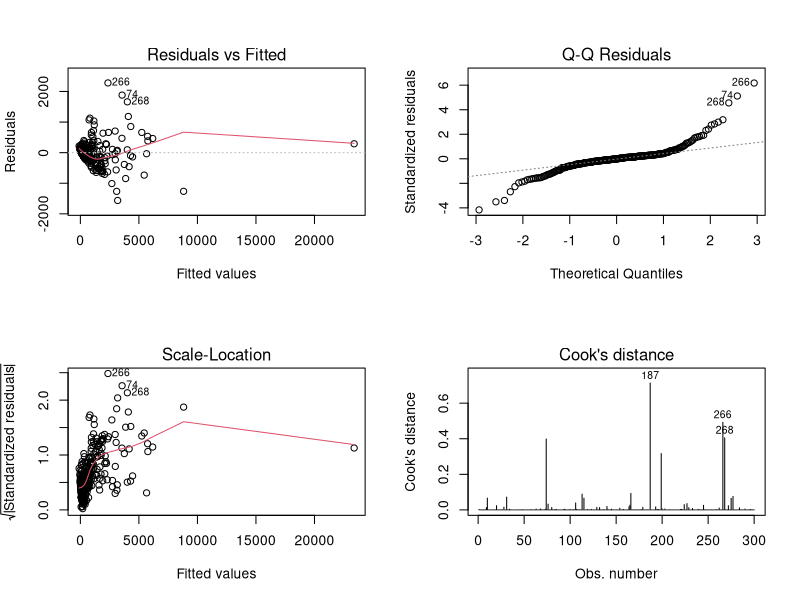
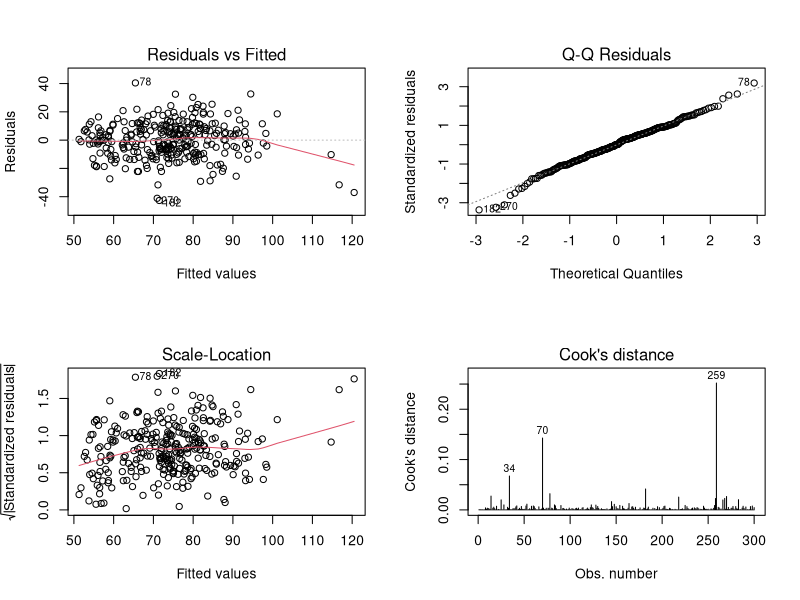
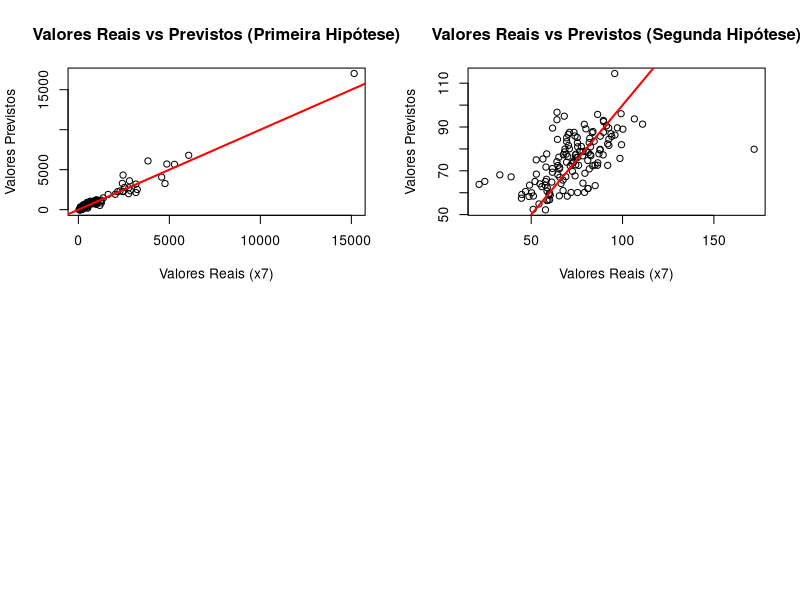
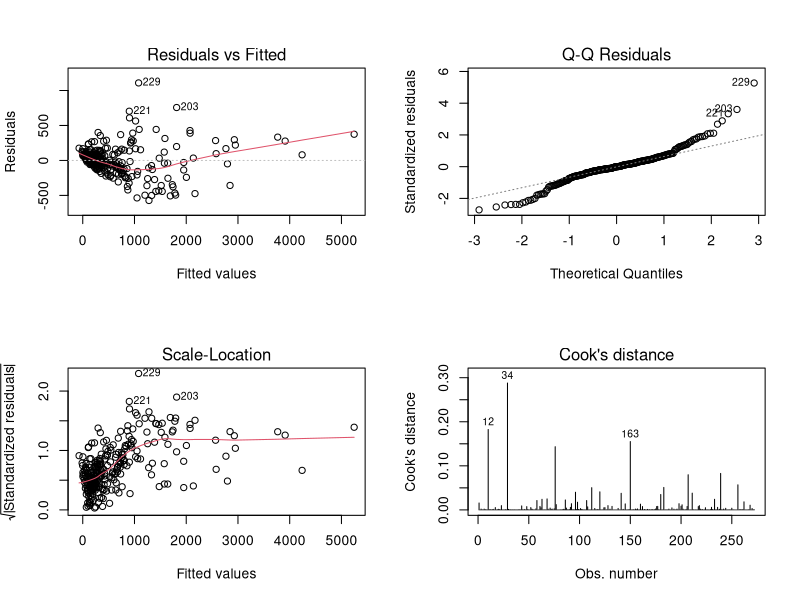
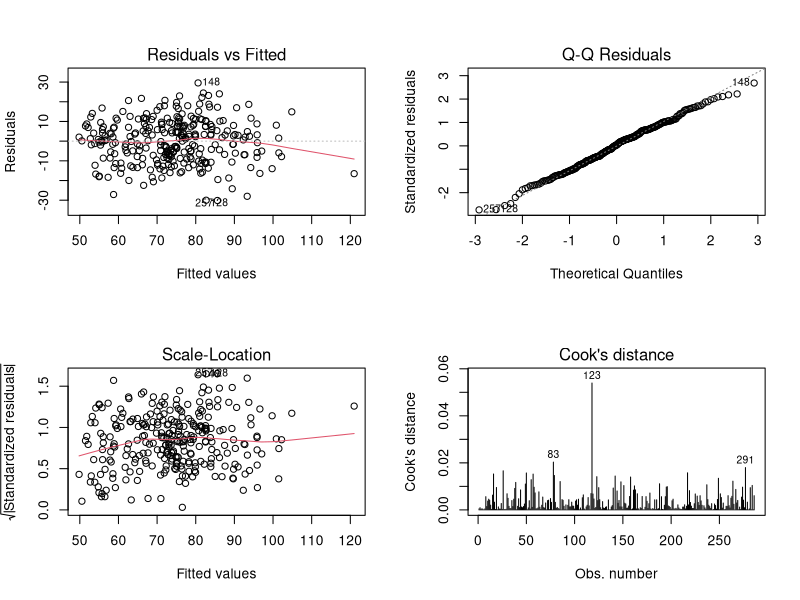

Reproduce these figures in R, in order.
## ---- chunk 1

library(ggplot2)
library(tidyverse)
library(openxlsx)
library(readxl)
library(corrplot)
library(leaps) # Usado no método BACKWARD
library(car)
library(lmtest)



#setwd("C:/Users/Helio/OneDrive/Documents/Analise_regressao_linear/trabalho")

database <- read.xlsx("dados_amostra.xlsx")

# Criar taxa de crimes por 100.000 habitantes
database$taxa_crimes <- database$x9 / database$x4 * 100000

# Transformando a variável (Região geográfica - x16) em factor, maneira do R trabalhar com Dummies
database$x16 <- as.factor(database$x16)

head(database)

## ---- chunk 2

# Removendo possíveis valores nulos
df_clean <- na.omit(database)


# Criando um dataframe para as análises

# PRIMEIRA HIPÓTESE
df_clean1 <- subset(df_clean, select = c(x7, x4, x8, x15))

# SEGUNDA HIPÓTESE
df_clean2 <- subset(df_clean, select = c(taxa_crimes, x5, x12, x14, x16))

# Trasnformando a variável Y
df_clean2$taxa_crimes_sqrt <- sqrt(df_clean2$taxa_crimes)
df_clean2$taxa_crimes <- NULL

## ---- chunk 3

modelo <- lm(x7 ~ x16, data= database)
summary(modelo)
## ---- chunk 4

# Modelo
modelo1 <- lm(x7 ~ x4 + x8 + x15, data= df_clean1)

diagnostico_modelo <- function(modelo){
  
  # 1) Resumo geral
  print(summary(modelo))
  
  # 2) Diagnóstico gráfico
  par(mfrow = c(2,2))
  plot(modelo, which = 1:4)
  
  # 3) Teste de Normalidade (Shapiro-Wilk)
  cat("\n--- Teste de Normalidade (Shapiro-Wilk) ---\n")
  shapiro_res <- shapiro.test(residuals(modelo))
  print(shapiro_res)
  if(shapiro_res$p.value > 0.05) {
    cat("Interpretação: Resíduos seguem distribuição normal (p > 0.05).\n")
  } else {
    cat("Interpretação: Resíduos NÃO seguem distribuição normal (p <= 0.05).\n")
  }
  
  # 4) Teste de Heterocedasticidade (Breusch-Pagan)
  cat("\n--- Teste de Heterocedasticidade (Breusch-Pagan) ---\n")
  bp_res <- lmtest::bptest(modelo)
  print(bp_res)
  if(bp_res$p.value > 0.05) {
    cat("Interpretação: Homocedasticidade confirmada (p > 0.05).\n")
  } else {
    cat("Interpretação: Heterocedasticidade detectada (p <= 0.05).\n")
  }
  
  # 5) Multicolinearidade (VIF)
  cat("\n--- Multicolinearidade (VIF) ---\n")
  tryCatch({
    vif_res <- car::vif(modelo)
    print(vif_res)
    if(any(vif_res > 10)) {
      cat("Interpretação: Problema severo de multicolinearidade (VIF > 10).\n")
    } else if(any(vif_res > 5)) {
      cat("Interpretação: Atenção à multicolinearidade (VIF entre 5 e 10).\n")
    } else {
      cat("Interpretação: Multicolinearidade sob controle (VIF < 5).\n")
    }
  }, error = function(e) {
    cat("VIF não aplicável ou erro na estrutura do modelo.\n")
  })
}

# Executar diagnóstico do modelo 1
diagnostico_modelo(modelo1)
## ---- chunk 5

# Modelo 2 
modelo2 <- lm(taxa_crimes_sqrt ~ x12 + x14 + x16, data= df_clean2)


# Executar diagnóstico do modelo 2
diagnostico_modelo(modelo2)
## ---- chunk 6


df_validacao <- read.xlsx("dados_validacao.xlsx")

# Criar taxa de crimes por 100.000 habitantes
df_validacao$taxa_crimes <- df_validacao$x9 / df_validacao$x4 * 100000


# Transformando a variável (Região geográfica - x16) em factor, maneira do R trabalhar com Dummies
df_validacao$x16 <- as.factor(df_validacao$x16)

# Trasnformando a variável Y (Segunda Hipótese)
df_validacao$taxa_crimes_sqrt <- sqrt(df_validacao$taxa_crimes)
df_validacao$taxa_crimes <- NULL

# Criando um dataframe para as análises
# PRIMEIRA HIPÓTESE
df_val1 <- subset(df_validacao, select = c(x7, x4, x8, x15))

# SEGUNDA HIPÓTESE
df_val2 <- subset(df_validacao, select = c(taxa_crimes_sqrt, x5, x12, x14, x16))

## ---- chunk 7


# Obter predições do treino e teste (para comparação)
previsoes_treino <- predict(modelo1, newdata = df_clean1) # treino
previsoes <- predict(modelo1, newdata = df_val1) # teste

# Função para calcular métricas
calcular_metricas <- function(reais, preditos) {
  mse <- mean((reais - preditos)^2)
  rmse <- sqrt(mse)
  mae <- mean(abs(reais - preditos))
  r2 <- 1 - (sum((reais - preditos)^2) / sum((reais - mean(reais))^2))
  return(c(MSE = mse, RMSE = rmse, MAE = mae, R2 = r2))
}

# Calcular métricas para os dois conjuntos
metricas_treino <- calcular_metricas(df_clean1$x7, previsoes_treino)
metricas_teste <- calcular_metricas(df_val1$x7, previsoes)

# Criar tabela comparativa
tabela_comparativa <- rbind(Treino = metricas_treino, Teste = metricas_teste)

# Exibir resultados
print(round(tabela_comparativa, 4))

# Visualização das predições vs Reais
plot(df_validacao$x7, previsoes, 
     main = "Valores Reais vs Previstos (Primeira Hipótese)",
     xlab = "Valores Reais (x7)", ylab = "Valores Previstos")
abline(0, 1, col = "red", lwd = 2) # Linha de perfeição
## ---- chunk 8


# Obter predições do treino e teste (para comparação)
previsoes_treino <- predict(modelo2, newdata = df_clean2) # treino
previsoes <- predict(modelo2, newdata = df_val2) # teste


# Calcular métricas para os dois conjuntos
metricas_treino <- calcular_metricas(df_clean2$taxa_crimes_sqrt, previsoes_treino)
metricas_teste <- calcular_metricas(df_val2$taxa_crimes_sqrt, previsoes)

# Criar tabela comparativa
tabela_comparativa <- rbind(Treino = metricas_treino, Teste = metricas_teste)

# Exibir resultados
print(round(tabela_comparativa, 4))


# Visualização das predições vs Reais
plot(df_validacao$taxa_crimes_sqrt, previsoes, 
     main = "Valores Reais vs Previstos (Segunda Hipótese)",
     xlab = "Valores Reais (x7)", ylab = "Valores Previstos")
abline(0, 1, col = "red", lwd = 2) # Linha de perfeição
## ---- chunk 9

# Ajuste o modelo original
modelo_orig <- lm(x7 ~ x4 + x8 + x15, data = df_clean1)

# Calcule a Distância de Cook
cooks_d <- cooks.distance(modelo_orig)

# Defina o ponto de corte (limiar)
# O critério 4/n é amplamente utilizado
limiar <- 4 / nrow(df_clean1)

# Identifique as observações que superam o limiar
pontos_influentes <- which(cooks_d > limiar)

# Crie o novo banco de dados removendo esses pontos
database_limpo <- df_clean1[-pontos_influentes, ]

# Rodar o modelo com os dados filtrados
modelo_sem_influentes <- lm(x7 ~ x4 + x8 + x15, data = database_limpo)


# Executar diagnóstico do modelo 
diagnostico_modelo(modelo_sem_influentes)
## ---- chunk 10

# Ajuste o modelo original
modelo_orig <- lm(taxa_crimes_sqrt ~ x12 + x14 + x16, data= df_clean2)

# Calcule a Distância de Cook
cooks_d <- cooks.distance(modelo_orig)

# Defina o ponto de corte (limiar)
# O critério 4/n é amplamente utilizado
limiar <- 4 / nrow(df_clean2)

# Identifique as observações que superam o limiar
pontos_influentes <- which(cooks_d > limiar)

# Crie o novo banco de dados removendo esses pontos
database_limpo <- df_clean2[-pontos_influentes, ]

# Rodar o modelo com os dados filtrados
modelo_sem_influentes <- lm(taxa_crimes_sqrt ~ x12 + x14 + x16, data = database_limpo)



# Executar diagnóstico do modelo 
diagnostico_modelo(modelo_sem_influentes)
